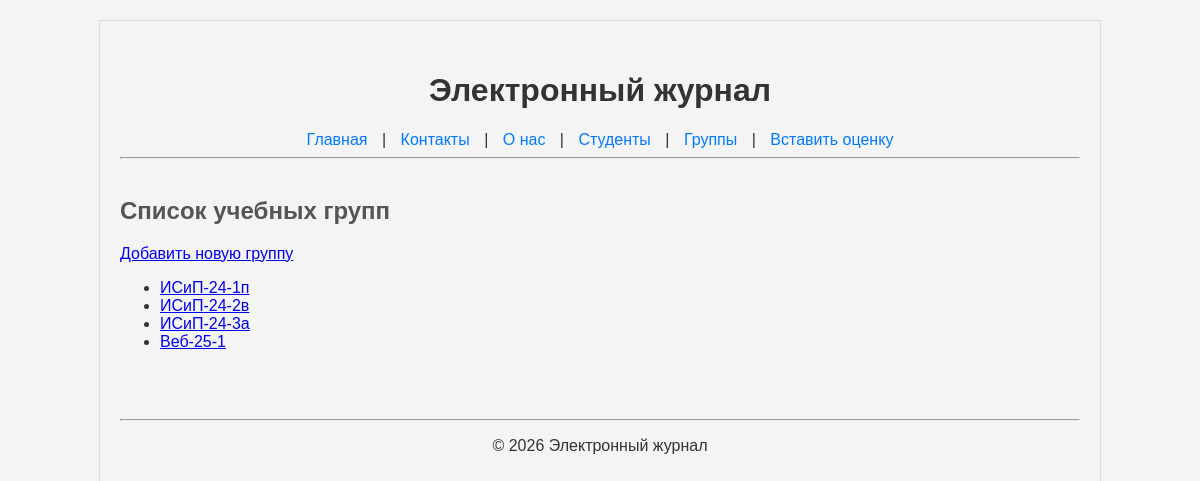
The page /groups/ on the database as committed earlier.
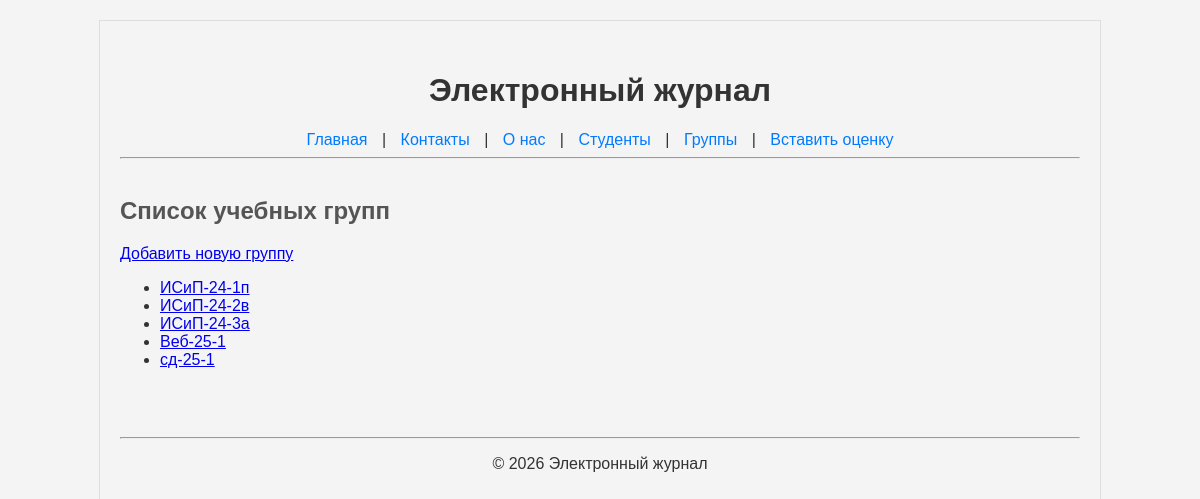
The same page on the database as committed later.
### journal/models.py (models this page shows)
class Group(models.Model):
    name = models.CharField(max_length=100)
    comment = models.TextField(blank=True, null=True)
    def __str__(self):
        return self.name

### journal/views.py (the view)
# urls.py: path('groups/', views.groups_view, name='groups'),
def groups_view(request):
   all_groups = Group.objects.all
   context = {
        'page_title': 'Список учебных групп',
        'groups_list': all_groups,
    }
   return render(request, 'journal/groups.html', context)

### journal/templates/journal/groups.html (shortened to what this page needs)
{% extends 'base.html' %}
{% block content %}
    <h2>{{ page_title }}</h2>
    <p><a href="{% url 'group_add' %}">Добавить новую группу</a></p>
    <ul>
        {% for group in groups_list %}
            <li><a href="{% url 'group_detail' group_id=group.id %}">{{ group }}</a></li>
        {% empty %}
            <li>Список групп пуст.</li>
        {% endfor %}
    </ul>
{% endblock %}

Rows that differ between the two databases and show on the page:
added Group: name "сд-25-1"
